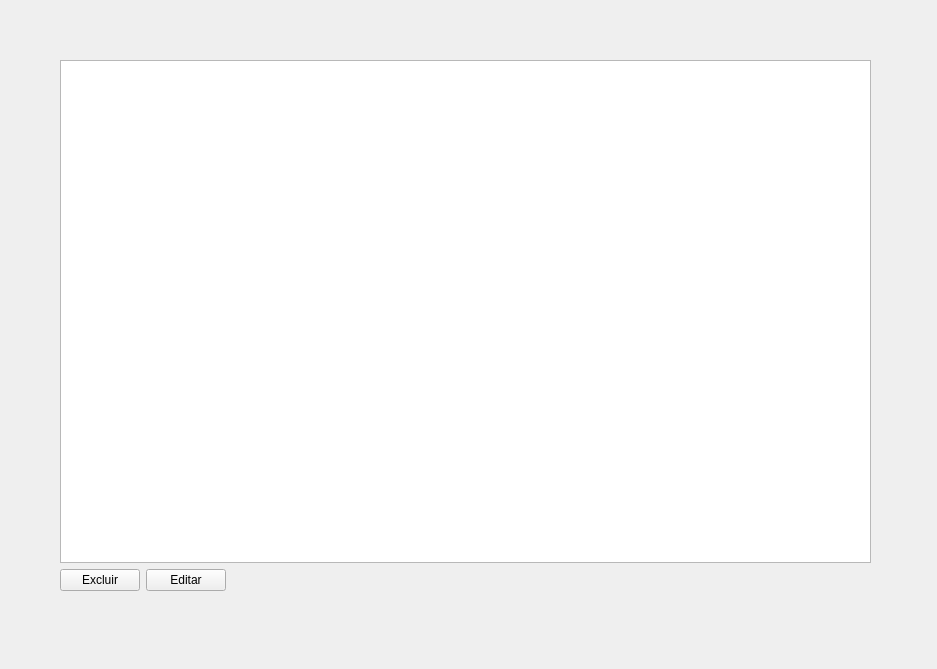
<?xml version="1.0" encoding="UTF-8"?>
<ui version="4.0">
 <class>tabela_transportadora</class>
 <widget class="QWidget" name="tabela_transportadora">
  <property name="geometry">
   <rect>
    <x>0</x>
    <y>0</y>
    <width>937</width>
    <height>669</height>
   </rect>
  </property>
  <property name="windowTitle">
   <string>Form</string>
  </property>
  <widget class="QWidget" name="verticalLayoutWidget">
   <property name="geometry">
    <rect>
     <x>60</x>
     <y>60</y>
     <width>811</width>
     <height>531</height>
    </rect>
   </property>
   <layout class="QVBoxLayout" name="verticalLayout">
    <item>
     <widget class="QTableWidget" name="tw_transportadora"/>
    </item>
    <item>
     <layout class="QHBoxLayout" name="horizontalLayout_2">
      <item>
       <widget class="QPushButton" name="pushButton_2">
        <property name="text">
         <string>Excluir</string>
        </property>
       </widget>
      </item>
      <item>
       <widget class="QPushButton" name="pushButton_3">
        <property name="text">
         <string>Editar</string>
        </property>
       </widget>
      </item>
      <item>
       <spacer name="horizontalSpacer">
        <property name="orientation">
         <enum>Qt::Horizontal</enum>
        </property>
        <property name="sizeHint" stdset="0">
         <size>
          <width>40</width>
          <height>20</height>
         </size>
        </property>
       </spacer>
      </item>
     </layout>
    </item>
   </layout>
  </widget>
 </widget>
 <resources/>
 <connections/>
</ui>
